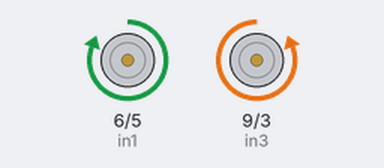
The sketch below on a simulated Arduino Uno, built with avr-gcc and run on an emulated ATmega328P. On the bench: motor-driver pin pairs drawn as motors (green arrow = first pin HIGH = forward, orange = second pin HIGH = backward, longer = more drive).

Above: at 0.1 s.
At 4.1 s:
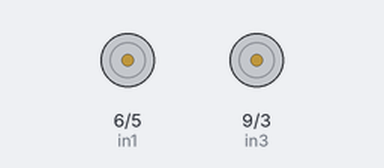
Timing chart, 0 to 5.6 s (numbered marks = the images above):
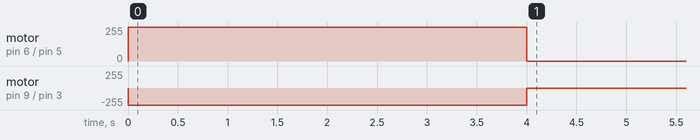

The sketch:

engine-motor.ino
```cpp
#define in1 6
#define in2 5
#define in3 9
#define in4 3

bool flag = true;

//in1 high  in2 low mprosta (de3ia)
//in4 high  in3 low mprosta (aristera)

void setup() {
  // put your setup code here, to run once:
  pinMode(in1, OUTPUT);
  pinMode(in2, OUTPUT);
  pinMode(in3, OUTPUT);
  pinMode(in4, OUTPUT);

}

void loop() {
  // put your main code here, to run repeatedly:
  if (flag) {
    analogWrite(in1, 255);
    analogWrite(in2, 0);
    analogWrite(in3, 0);
    analogWrite(in4, 255);
  }

  delay(4000);


  analogWrite(in1, 0);
  analogWrite(in2, 0);
  analogWrite(in3, 0);
  analogWrite(in4, 0);

  flag = false;


}
```

Measured:
- by itself, motor on pin 6 (in1) / pin 5 (in2): stopped → forward 255/255 at 0.00 s, → stopped 4.0 s later
- by itself, motor on pin 9 (in3) / pin 3 (in4): stopped → backward 255/255 at 0.00 s, → stopped 4.0 s later
